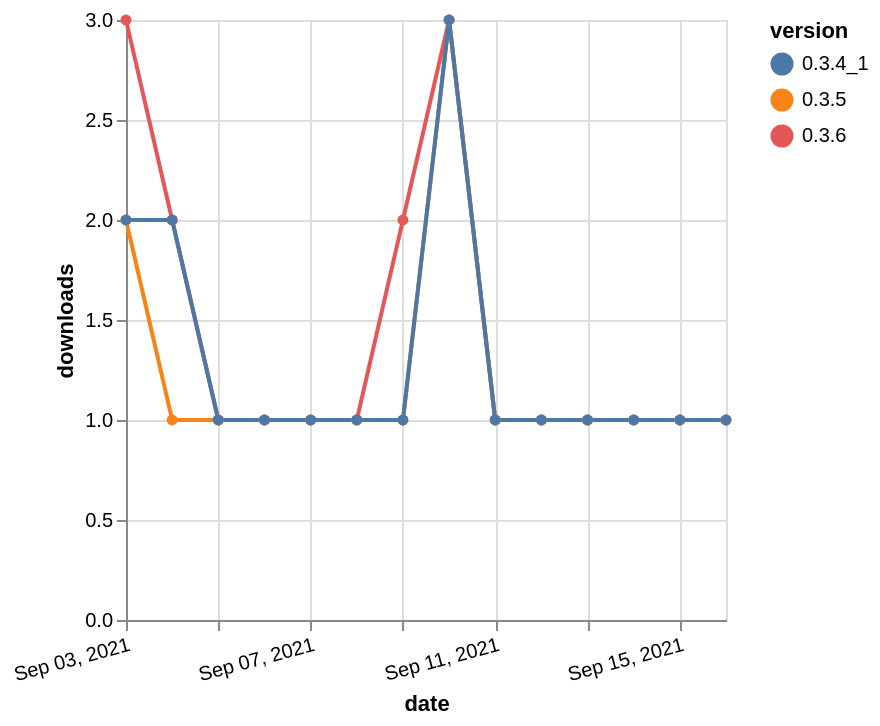

The Vega-Lite source for this figure:
### Vega-Lite specification from a JSON file in a GitHub repository (floating-point values rounded to 4 significant figures)
{"$schema": "https://vega.github.io/schema/vega-lite/v5.json", "description": "A simple bar chart with embedded data.", "data": {"values": [{"date": "2021-09-03", "total": 175, "delta": 3, "version": "0.3.6"}, {"date": "2021-09-04", "total": 177, "delta": 2, "version": "0.3.6"}, {"date": "2021-09-05", "total": 178, "delta": 1, "version": "0.3.6"}, {"date": "2021-09-06", "total": 179, "delta": 1, "version": "0.3.6"}, {"date": "2021-09-07", "total": 180, "delta": 1, "version": "0.3.6"}, {"date": "2021-09-08", "total": 181, "delta": 1, "version": "0.3.6"}, {"date": "2021-09-09", "total": 183, "delta": 2, "version": "0.3.6"}, {"date": "2021-09-10", "total": 186, "delta": 3, "version": "0.3.6"}, {"date": "2021-09-11", "total": 187, "delta": 1, "version": "0.3.6"}, {"date": "2021-09-12", "total": 188, "delta": 1, "version": "0.3.6"}, {"date": "2021-09-13", "total": 189, "delta": 1, "version": "0.3.6"}, {"date": "2021-09-14", "total": 190, "delta": 1, "version": "0.3.6"}, {"date": "2021-09-15", "total": 191, "delta": 1, "version": "0.3.6"}, {"date": "2021-09-16", "total": 192, "delta": 1, "version": "0.3.6"}, {"date": "2021-09-03", "total": 198, "delta": 2, "version": "0.3.5"}, {"date": "2021-09-04", "total": 199, "delta": 1, "version": "0.3.5"}, {"date": "2021-09-05", "total": 200, "delta": 1, "version": "0.3.5"}, {"date": "2021-09-06", "total": 201, "delta": 1, "version": "0.3.5"}, {"date": "2021-09-07", "total": 202, "delta": 1, "version": "0.3.5"}, {"date": "2021-09-08", "total": 203, "delta": 1, "version": "0.3.5"}, {"date": "2021-09-09", "total": 204, "delta": 1, "version": "0.3.5"}, {"date": "2021-09-10", "total": 207, "delta": 3, "version": "0.3.5"}, {"date": "2021-09-11", "total": 208, "delta": 1, "version": "0.3.5"}, {"date": "2021-09-12", "total": 209, "delta": 1, "version": "0.3.5"}, {"date": "2021-09-13", "total": 210, "delta": 1, "version": "0.3.5"}, {"date": "2021-09-14", "total": 211, "delta": 1, "version": "0.3.5"}, {"date": "2021-09-15", "total": 212, "delta": 1, "version": "0.3.5"}, {"date": "2021-09-16", "total": 213, "delta": 1, "version": "0.3.5"}, {"date": "2021-09-03", "total": 254, "delta": 2, "version": "0.3.4_1"}, {"date": "2021-09-04", "total": 256, "delta": 2, "version": "0.3.4_1"}, {"date": "2021-09-05", "total": 257, "delta": 1, "version": "0.3.4_1"}, {"date": "2021-09-06", "total": 258, "delta": 1, "version": "0.3.4_1"}, {"date": "2021-09-07", "total": 259, "delta": 1, "version": "0.3.4_1"}, {"date": "2021-09-08", "total": 260, "delta": 1, "version": "0.3.4_1"}, {"date": "2021-09-09", "total": 261, "delta": 1, "version": "0.3.4_1"}, {"date": "2021-09-10", "total": 264, "delta": 3, "version": "0.3.4_1"}, {"date": "2021-09-11", "total": 265, "delta": 1, "version": "0.3.4_1"}, {"date": "2021-09-12", "total": 266, "delta": 1, "version": "0.3.4_1"}, {"date": "2021-09-13", "total": 267, "delta": 1, "version": "0.3.4_1"}, {"date": "2021-09-14", "total": 268, "delta": 1, "version": "0.3.4_1"}, {"date": "2021-09-15", "total": 269, "delta": 1, "version": "0.3.4_1"}, {"date": "2021-09-16", "total": 270, "delta": 1, "version": "0.3.4_1"}]}, "width": "container", "mark": {"type": "line", "point": {"filled": true}}, "encoding": {"x": {"field": "date", "type": "temporal", "timeUnit": "yearmonthdate", "title": "date", "axis": {"labelAngle": -15}}, "y": {"field": "delta", "type": "quantitative", "title": "downloads"}, "color": {"field": "version", "type": "nominal"}, "tooltip": {"field": "delta"}}}
